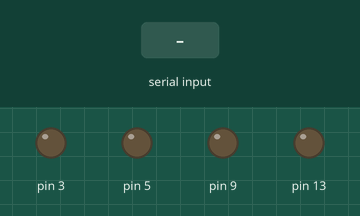
Bench run of a sketch on a simulated Arduino Uno, built with avr-gcc and run on an emulated ATmega328P. Parts: output pins drawn as LEDs (lit = HIGH). The inputs (shaded band) are chosen by the test bench.

Above: at 1.2 s.
1.3 s: "L" received over Serial
At 2.0 s:
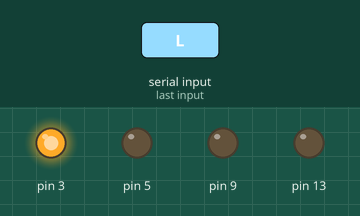
2.8 s: "M" received over Serial
At 3.1 s:
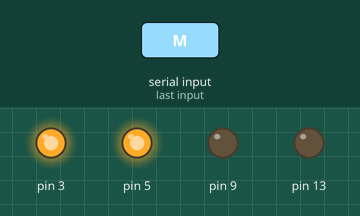
4.3 s: "H" received over Serial
At 5.5 s:
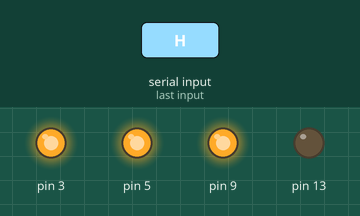
Timing chart, 0 to 7.3 s (numbered marks = the images above; inputs shaded):
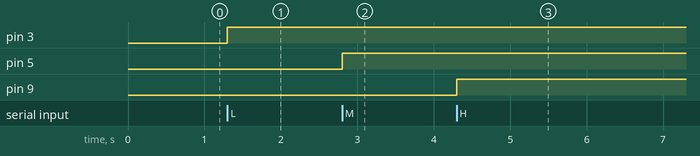

Measured:
- after the input at 1.3 s, pin 3: LOW → HIGH at once
- after the input at 2.8 s, pin 5: LOW → HIGH at once
- after the input at 4.3 s, pin 9: LOW → HIGH at once

The sketch:

LoadMonitor.ino
```cpp
int val = 0;

void LoadDisplay(int val) {
  if (val == 'L') {
    digitalWrite(3, HIGH);
    digitalWrite(5, LOW);
    digitalWrite(9, LOW);
  }
  if (val == 'M') {
    digitalWrite(3, HIGH);
    digitalWrite(5, HIGH);
    digitalWrite(9, LOW);
  }
  if (val == 'H') {
    digitalWrite(3, HIGH);
    digitalWrite(5, HIGH);
    digitalWrite(9, HIGH);
  }
}

void setup() {  // pins can be any. 3 5 and 9 were chosen for the convenience of layout on the breadboard
  Serial.begin(9600);
  pinMode(13, OUTPUT);
  pinMode(3, OUTPUT);
  pinMode(5, OUTPUT);
  pinMode(9, OUTPUT);

}

void loop() {
  if (Serial.available() > 0) {
    val = Serial.read();
    LoadDisplay(val);
  }
}
```
